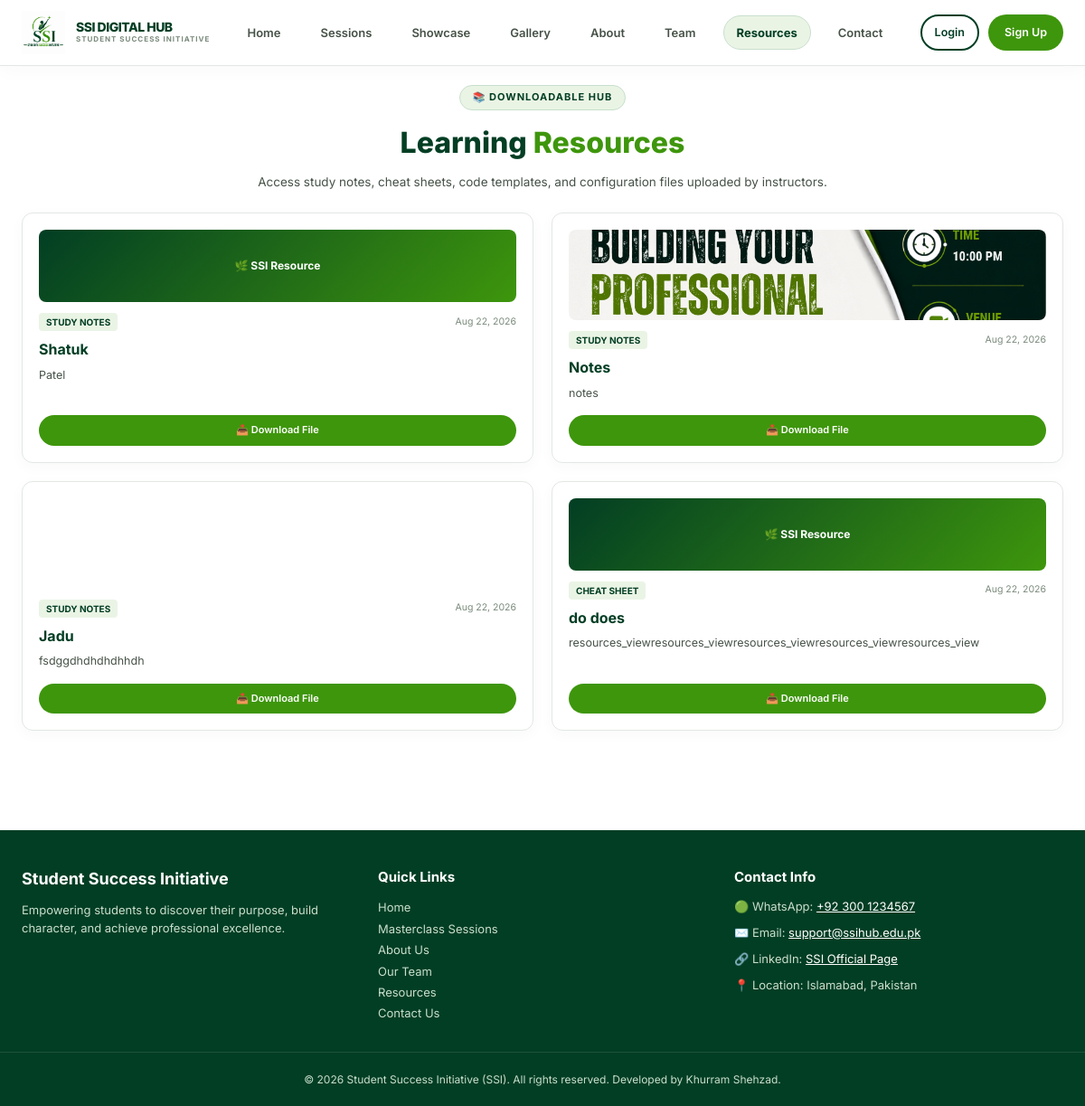
Page /resources/ on the committed database.
### core/models.py (models this page shows)
class Resource(models.Model):
    CATEGORY_CHOICES = [
        ('Cheat Sheet', 'Cheat Sheet'),
        ('Code Template', 'Code Template'),
        ('Study Notes', 'Study Notes'),
        ('Configuration', 'Configuration File'),
        ('External Link', 'External Link'),
    ]

### core/views.py (the view)
# urls.py: path('resources/', resources_view, name='resources'),
def resources_view(request):
    resources = Resource.objects.all().order_by('-uploaded_at')
    return render(request, 'core/resources.html', {'resources': resources})

### templates/core/resources.html (shortened to what this page needs)
{% extends 'base.html' %}
{% block content %}
<section class="section" style="padding: 20px 0 50px 0;">
    <div class="container" style="max-width: 1200px;">
        <div style="text-align: center; max-width: 650px; margin: 0 auto 24px auto;">
            <div style="display: inline-block; background: var(--light-green); color: var(--deep-green); font-size: 11px; font-weight: 700; padding: 4px 14px; border-radius: 20px; text-transform: uppercase; letter-spacing: 1px; margin-bottom: 10px; border: 1px solid #c8dfcd;">
                📚 Downloadable Hub
            </div>
            <h2 style="font-size: 32px; color: var(--deep-green); margin: 0 0 8px 0; font-weight: 800;">
                Learning <span style="color: var(--ssi-green);">Resources</span>
            </h2>
            <p style="color: #465248; font-size: 13.5px; line-height: 1.5; margin: 0;">
                Access study notes, cheat sheets, code templates, and configuration files uploaded by instructors.
            </p>
        </div>
        <div class="resource-grid">
            {% for res in resources %}
            <div class="resource-card">
                <div>
                    {% if res.thumbnail %}
                    <div style="height: 100px; border-radius: 8px; background-size: cover; background-position: center; background-image: url('{{ res.thumbnail.url }}'); margin-bottom: 12px;"></div>
                    {% else %}
                    <div style="height: 80px; border-radius: 8px; background: linear-gradient(135deg, var(--deep-green), var(--ssi-green)); display: flex; align-items: center; justify-content: center; color: var(--white); font-weight: 700; font-size: 12px; margin-bottom: 12px;">
                        🌿 SSI Resource
                    </div>
                    {% endif %}
                    <div style="display: flex; justify-content: space-between; align-items: center; margin-bottom: 8px;">
                        <span style="background: var(--light-green); color: var(--deep-green); font-size: 10px; font-weight: 700; padding: 2px 8px; border-radius: 4px; text-transform: uppercase;">
                            {{ res.category }}
                        </span>
                        <span style="font-size: 10.5px; color: #7a8a7c;">{{ res.uploaded_at|date:"M d, Y" }}</span>
                    </div>
                    <h3 style="font-size: 16px; color: var(--deep-green); margin: 0 0 6px 0; font-weight: 700;">{{ res.title }}</h3>
                    <p style="color: #465248; font-size: 12.5px; line-height: 1.4; margin: 0 0 16px 0;">
                        {{ res.description|truncatechars:80 }}
                    </p>
                </div>
                <div>
                    {% if res.file %}
                    <a href="{{ res.file.url }}" download class="btn btn-primary btn-sm btn-block" style="text-align: center; font-size: 11px; padding: 6px;">
                        📥 Download File
                    </a>
                    {% elif res.external_url %}
                    <a href="{{ res.external_url }}" target="_blank" class="btn btn-outline btn-sm btn-block" style="text-align: center; font-size: 11px; padding: 6px;">
                        🔗 Access Link
                    </a>
                    {% endif %}
                </div>
            </div>
            {% empty %}
            <div style="grid-column: 1 / -1; padding: 30px; background: var(--light-green); border-radius: var(--radius); color: var(--deep-green); font-weight: 600; text-align: center;">
                No resources uploaded yet. Add downloadable materials via the Django Admin panel!
            </div>
            {% endfor %}
        </div>
    </div>
</section>
{% endblock %}

### static/css/style.css (style rules this page uses)
:root { --deep-green: #023E24; --ssi-green: #3E960C; --soft-green: #579545; --light-green: #EAF4E5; --white: #FFFFFF; --soft-gray: #F6F8F6; --text: #17231C; --radius: 20px; --radius-sm: 10px; --shadow: 0 15px 35px rgba(2, 62, 36, 0.1); }
* { box-sizing: border-box; }
body { margin: 0; font-family: 'Inter', -apple-system, BlinkMacSystemFont, "Segoe UI", Roboto, sans-serif; color: var(--text); background: var(--white); line-height: 1.6; }
h1, h2, h3, h4, .brand, .btn, nav a { font-family: 'Inter', sans-serif; }
h1, h2, h3, h4 { color: var(--deep-green); margin-top: 0; font-weight: 700; }
a { color: inherit; text-decoration: none; }
.container { max-width: 1180px; margin: 0 auto; padding: 0 24px; }
.btn { display: inline-block; padding: 12px 26px; border-radius: 50px; font-weight: 600; font-size: 15px; cursor: pointer; border: 2px solid transparent; transition: transform .15s ease, box-shadow .15s ease, background .15s ease; text-align: center; }
.btn-primary { background: var(--ssi-green); color: var(--white); }
.btn-sm { padding: 8px 18px; font-size: 13px; }
.btn-block { display: block; width: 100%; }
.resource-grid { display: grid !important; grid-template-columns: repeat(4, 1fr) !important; gap: 20px !important; margin-top: 24px !important; width: 100%; }
@media (max-width: 1200px) { .resource-grid { grid-template-columns: repeat(2, 1fr) !important; } }
.resource-card { background: var(--white); border-radius: 12px; border: 1px solid #e2e8e3; padding: 18px; box-shadow: 0 4px 16px rgba(2, 62, 36, 0.03); display: flex; flex-direction: column; justify-content: space-between; transition: all 0.25s ease; word-break: break-word; overflow: hidden; width: 100%; box-sizing: border-box; }

### rows in the picture
Resource: thumbnail "🌿 SSI Resource", category "STUDY NOTES", uploaded_at "Aug 22, 2026", title "Shatuk", description "Patel"
Resource: thumbnail (picture), category "STUDY NOTES", uploaded_at "Aug 22, 2026", title "Notes", description "notes"
Resource: category "STUDY NOTES", uploaded_at "Aug 22, 2026", title "Jadu", description "fsdggdhdhdhdhhdh"
Resource: shows "🌿 SSI Resource", category "CHEAT SHEET", uploaded_at "Aug 22, 2026", title "do does", description "resources_viewresources_viewresources_viewresources_viewresources_view"
